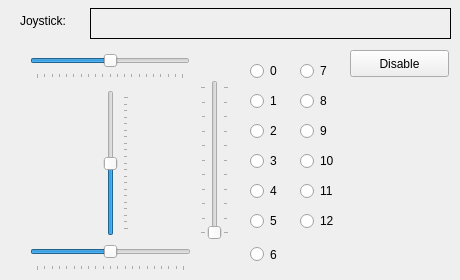
     <widget class="QWidget" name="tab_10">
      <attribute name="title">
       <string>joystick</string>
      </attribute>
      <widget class="QRadioButton" name="jsButton_4">
       <property name="geometry">
        <rect>
         <x>250</x>
         <y>180</y>
         <width>51</width>
         <height>22</height>
        </rect>
       </property>
       <property name="text">
        <string>4</string>
       </property>
      </widget>
      <widget class="QRadioButton" name="jsButton_1">
       <property name="geometry">
        <rect>
         <x>250</x>
         <y>90</y>
         <width>51</width>
         <height>22</height>
        </rect>
       </property>
       <property name="text">
        <string>1</string>
       </property>
      </widget>
      <widget class="QSlider" name="elevatorSlider">
       <property name="geometry">
        <rect>
         <x>100</x>
         <y>90</y>
         <width>29</width>
         <height>146</height>
        </rect>
       </property>
       <property name="minimum">
        <number>-100</number>
       </property>
       <property name="maximum">
        <number>100</number>
       </property>
       <property name="value">
        <number>0</number>
       </property>
       <property name="orientation">
        <enum>Qt::Vertical</enum>
       </property>
       <property name="tickPosition">
        <enum>QSlider::TicksBelow</enum>
       </property>
       <property name="tickInterval">
        <number>10</number>
       </property>
      </widget>
      <widget class="QRadioButton" name="jsButton_0">
       <property name="geometry">
        <rect>
         <x>250</x>
         <y>60</y>
         <width>51</width>
         <height>22</height>
        </rect>
       </property>
       <property name="text">
        <string>0</string>
       </property>
      </widget>
      <widget class="QRadioButton" name="jsButton_2">
       <property name="geometry">
        <rect>
         <x>250</x>
         <y>120</y>
         <width>51</width>
         <height>22</height>
        </rect>
       </property>
       <property name="text">
        <string>2</string>
       </property>
      </widget>
      <widget class="QRadioButton" name="jsButton_6">
       <property name="geometry">
        <rect>
         <x>250</x>
         <y>239</y>
         <width>51</width>
         <height>31</height>
        </rect>
       </property>
       <property name="text">
        <string>6</string>
       </property>
      </widget>
      <widget class="QSlider" name="throttleSlider">
       <property name="geometry">
        <rect>
         <x>200</x>
         <y>80</y>
         <width>29</width>
         <height>160</height>
        </rect>
       </property>
       <property name="maximum">
        <number>100</number>
       </property>
       <property name="orientation">
        <enum>Qt::Vertical</enum>
       </property>
       <property name="tickPosition">
        <enum>QSlider::TicksBothSides</enum>
       </property>
       <property name="tickInterval">
        <number>10</number>
       </property>
      </widget>
      <widget class="QRadioButton" name="jsButton_7">
       <property name="geometry">
        <rect>
         <x>300</x>
         <y>60</y>
         <width>41</width>
         <height>22</height>
        </rect>
       </property>
       <property name="text">
        <string>7</string>
       </property>
      </widget>
      <widget class="QLabel" name="label_joystick">
       <property name="geometry">
        <rect>
         <x>90</x>
         <y>8</y>
         <width>361</width>
         <height>31</height>
        </rect>
       </property>
       <property name="frameShape">
        <enum>QFrame::Box</enum>
       </property>
       <property name="text">
        <string/>
       </property>
       <property name="alignment">
        <set>Qt::AlignLeading|Qt::AlignLeft|Qt::AlignTop</set>
       </property>
       <property name="wordWrap">
        <bool>true</bool>
       </property>
      </widget>
      <widget class="QRadioButton" name="jsButton_5">
       <property name="geometry">
        <rect>
         <x>250</x>
         <y>210</y>
         <width>51</width>
         <height>22</height>
        </rect>
       </property>
       <property name="text">
        <string>5</string>
       </property>
      </widget>
      <widget class="QRadioButton" name="jsButton_12">
       <property name="geometry">
        <rect>
         <x>300</x>
         <y>210</y>
         <width>51</width>
         <height>22</height>
        </rect>
       </property>
       <property name="text">
        <string>12</string>
       </property>
      </widget>
      <widget class="QLabel" name="label">
       <property name="geometry">
        <rect>
         <x>20</x>
         <y>12</y>
         <width>67</width>
         <height>17</height>
        </rect>
       </property>
       <property name="text">
        <string>Joystick:</string>
       </property>
      </widget>
      <widget class="QRadioButton" name="jsButton_3">
       <property name="geometry">
        <rect>
         <x>250</x>
         <y>150</y>
         <width>51</width>
         <height>22</height>
        </rect>
       </property>
       <property name="text">
        <string>3</string>
       </property>
      </widget>
      <widget class="QRadioButton" name="jsButton_8">
       <property name="geometry">
        <rect>
         <x>300</x>
         <y>90</y>
         <width>41</width>
         <height>22</height>
        </rect>
       </property>
       <property name="text">
        <string>8</string>
       </property>
      </widget>
      <widget class="QSlider" name="rudderSlider">
       <property name="geometry">
        <rect>
         <x>30</x>
         <y>240</y>
         <width>161</width>
         <height>31</height>
        </rect>
       </property>
       <property name="minimum">
        <number>-100</number>
       </property>
       <property name="maximum">
        <number>100</number>
       </property>
       <property name="value">
        <number>0</number>
       </property>
       <property name="orientation">
        <enum>Qt::Horizontal</enum>
       </property>
       <property name="tickPosition">
        <enum>QSlider::TicksBelow</enum>
       </property>
       <property name="tickInterval">
        <number>10</number>
       </property>
      </widget>
      <widget class="QRadioButton" name="jsButton_11">
       <property name="geometry">
        <rect>
         <x>300</x>
         <y>180</y>
         <width>51</width>
         <height>22</height>
        </rect>
       </property>
       <property name="text">
        <string>11</string>
       </property>
      </widget>
      <widget class="QRadioButton" name="jsButton_9">
       <property name="geometry">
        <rect>
         <x>300</x>
         <y>120</y>
         <width>41</width>
         <height>22</height>
        </rect>
       </property>
       <property name="text">
        <string>9</string>
       </property>
      </widget>
      <widget class="QRadioButton" name="jsButton_10">
       <property name="geometry">
        <rect>
         <x>300</x>
         <y>150</y>
         <width>51</width>
         <height>22</height>
        </rect>
       </property>
       <property name="text">
        <string>10</string>
       </property>
      </widget>
      <widget class="QSlider" name="aileronSlider">
       <property name="geometry">
        <rect>
         <x>30</x>
         <y>50</y>
         <width>160</width>
         <height>29</height>
        </rect>
       </property>
       <property name="minimum">
        <number>-100</number>
       </property>
       <property name="maximum">
        <number>100</number>
       </property>
       <property name="singleStep">
        <number>1</number>
       </property>
       <property name="value">
        <number>0</number>
       </property>
       <property name="orientation">
        <enum>Qt::Horizontal</enum>
       </property>
       <property name="tickPosition">
        <enum>QSlider::TicksBelow</enum>
       </property>
       <property name="tickInterval">
        <number>10</number>
       </property>
      </widget>
      <widget class="QPushButton" name="pushButton">
       <property name="geometry">
        <rect>
         <x>350</x>
         <y>50</y>
         <width>99</width>
         <height>27</height>
        </rect>
       </property>
       <property name="text">
        <string>Disable</string>
       </property>
      </widget>
     </widget>
